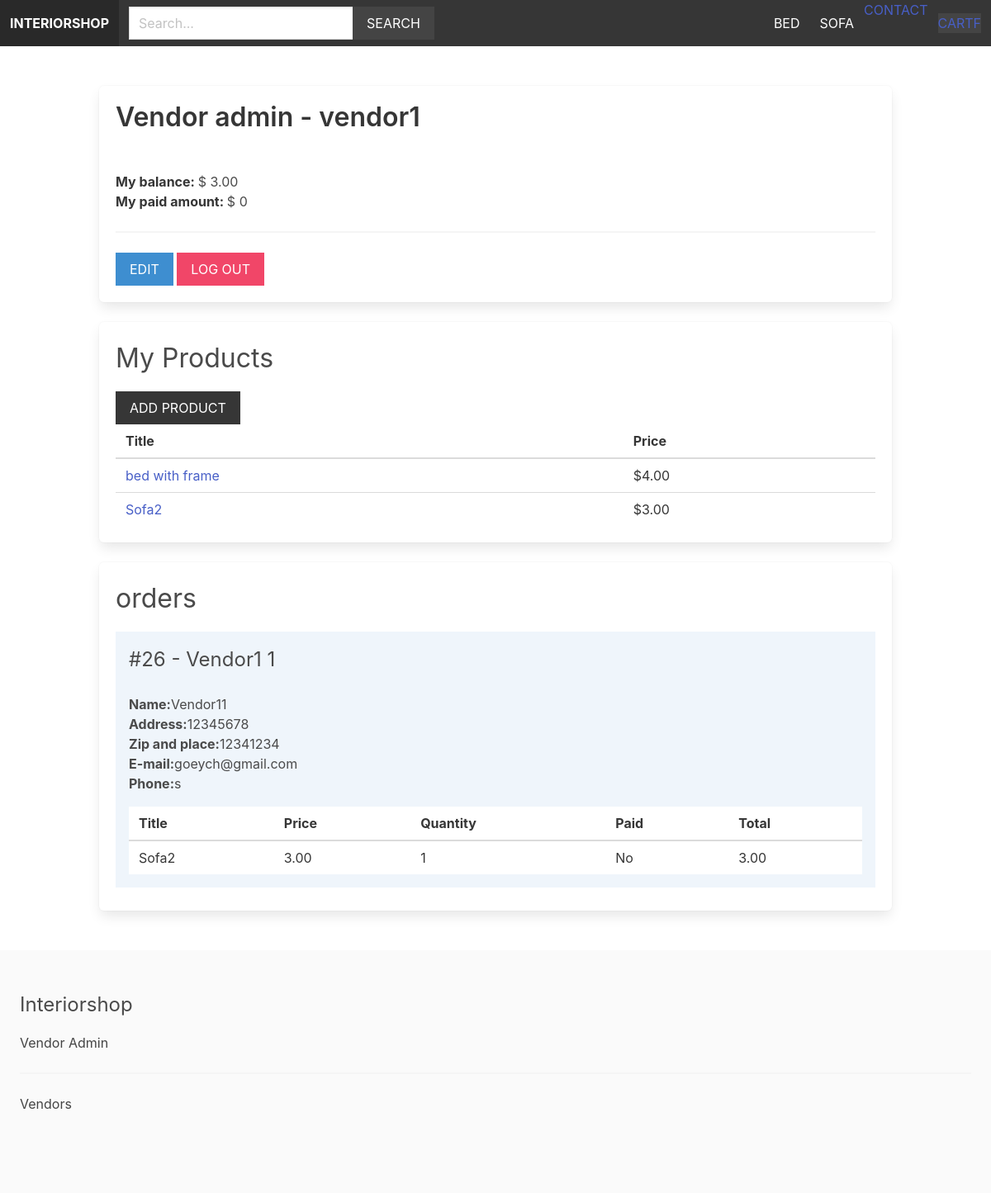
The page /vendor/vendor_admin/ (signed in) on the database its author committed.
### product/models.py (models this page shows, shortened)
class Category(models.Model):
    title = models.CharField(max_length=255)
    slug = models.SlugField(max_length=255)
    ordering = models.IntegerField(default=0)
    class Meta:
        ordering = ['ordering']

class Product(models.Model):
    category = models.ForeignKey(Category,related_name = 'products',on_delete=models.CASCADE)
    vendor = models.ForeignKey(Vendor,related_name = 'products',on_delete=models.CASCADE)
    title = models.CharField(max_length=255)
    slug = models.SlugField(max_length=255)
    description = models.TextField(null=True, blank = True)
    price = models.DecimalField(max_digits=6,decimal_places = 2)
    date_added = models.DateTimeField(auto_now_add=True)
    image = models.ImageField(upload_to='uploads/',blank = True,null = True)
    thumbnail = models.ImageField(upload_to='uploads/',blank = True,null = True)
    class Meta:
        ordering = ['-date_added']

### vendor/models.py (models this page shows, shortened)
class Vendor(models.Model):
    name = models.CharField(max_length=255)
    created_at = models.DateField(auto_now_add = True)
    created_by = models.OneToOneField(User,related_name = 'vendor',on_delete = models.CASCADE)
    class Meta:
        ordering = ['name']
    def get_balance(self):
        items = self.items.filter(vendor_paid=False,order__vendors__in=[self.id])
        return sum((item.product.price * item.quantity) for item in items)
    def get_paid_amount(self):
        items = self.items.filter(vendor_paid=True,order__vendors__in=[self.id])
        return sum((item.product.price * item.quantity) for item in items)

### order/models.py (models this page shows, shortened)
class OrderItem(models.Model):
    order = models.ForeignKey(Order,related_name = 'items',on_delete=models.CASCADE)
    product = models.ForeignKey(Product,related_name = 'items',on_delete=models.CASCADE)
    vendor = models.ForeignKey(Vendor,related_name = 'items',on_delete=models.CASCADE)
    vendor_paid = models.BooleanField(default=False)
    price = models.DecimalField(max_digits=8,decimal_places=2)
    quantity = models.IntegerField(default=1)
    def get_total_price(self):
        return self.price * self.quantity

class Order(models.Model):
    first_name = models.CharField(max_length=100)
    last_name = models.CharField(max_length=100)
    email = models.CharField(max_length=100)
    address = models.CharField(max_length=100)
    zipcode = models.CharField(max_length=100)
    place = models.CharField(max_length=100)
    phone = models.CharField(max_length=100)
    created_at = models.DateTimeField(auto_now_add=True)
    paid_amount = models.DecimalField(max_digits=8,decimal_places=2)
    vendors = models.ManyToManyField(Vendor,related_name='orders')
    class Meta:
        ordering = ['-created_at']

### vendor/views.py (the view)
# urls.py: path('vendor_admin/',views.vendor_admin,name='vendor_admin'),
def vendor_admin(request):
    vendor = request.user.vendor
    products = vendor.products.all()
    orders = vendor.orders.all()
    for order in orders:
        order.vendor_amount = 0
        order.vendor_paid_mount = 0
        order.fully_paid = True
        for item in order.items.all():
            if item.vendor == request.user.vendor:
                if item.vendor_paid:
                    order.vendor_paid_amount += item.get_total_price()
                else:
                    order.vendor_amount += item.get_total_price()
                    order.fully_paid = False
    context = {'vendor':vendor,'products':products,
               'orders':orders,
               }
    return render(request,'vendor/vendor_admin.html',context)

### cart/cart.py (called while the page is built)
    def __len__(self):
        return sum(item['quantity'] for item in self.cart.values())

### cart/context_processors.py (called while the page is built)
def cart(request):
    return {'cart':Cart(request)}

### product/context_processors.py (called while the page is built)
def menu_categories(request):
    categories = Category.objects.all()
    return {'menu_categories':categories}

### vendor/templates/vendor/vendor_admin.html (shortened to what this page needs)
{% extends 'core/base.html'%}
{% block content %}
    <div class="box">
        <h2 class="title">Vendor admin - {{vendor.name}}</h2><br>
        <strong>My balance: </strong> $ {{vendor.get_balance}}<br>
        <strong>My paid amount: </strong> $ {{vendor.get_paid_amount}}<br>
        <hr>
        <a href="{% url 'edit_vendor'%}" class="button is-info is-uppercase">Edit</a>
        <a href="{% url 'logout' %}" class="button is-danger is-uppercase">Log out</a>
    </div>
    <div class="box">
        <h2 class="is-size-3 mb-4">My Products</h2>
        <a href="{% url 'add_product'%}" class="button is-dark is-uppercase">Add Product</a>
        {% if products %}
            <table class="table is-fullwidth">
                <thead>
                    <tr>
                        <th>Title</th>
                        <th>Price</th>
                    </tr>
                </thead>
                <tbody>
                    {% for product in products %}
                        <tr>
                            <td><a href="{% url 'product' product.category.slug product.slug %}">{{product.title}}</a></td>
                            <td>${{product.price}}</td>
                        </tr>
                    {% endfor %}
                </tbody>
        </table>
        {%else%}
            <h2>{{vendor}} dont have any product yet...</h2>
        {% endif %}
    </div>
    <div class="box">
        <h2 class="is-size-3 mb-4">orders</h2>
        {% if orders %}
            {% for order in orders%}
                <div class="{% if order.fully_paid %} has-background-success-light {% else %} has-background-info-light {%endif%} mb-2 p-4">
                    <div class="columns is-multiline">
                        <div class="column is-6">
                            <h3 class="is-size-4">#{{order.id}} - {{order.first_name}} {{order.last_name}}</h3>
                        </div>
                        <div class="column is-12">
                        <b>Name:</b>{{order.first_name}}{{order.last_name}}<br>
                        <b>Address:</b>{{order.address}}<br>
                        <b>Zip and place:</b>{{order.zipcode}}{{order.place}}<br>
                        <b>E-mail:</b>{{order.email}}<br>
                        <b>Phone:</b>{{order.phone}}
                        <table class="table is-fullwidth mt-4">
                            <thead>
                                <tr>
                                    <th>Title</th>
                                    <th>Price</th>
                                    <th>Quantity</th>
                                    <th>Paid</th>
                                    <th>Total</th>
                                </tr>
                            </thead>
                            <tbody>
                                {% for item in order.items.all%}
                                    {% if item.vendor == request.user.vendor %}
                                        <tr>
                                            <td>{{item.product.title}}</td>
                                            <td>{{item.product.price}}</td>
                                            <td>{{item.quantity}}</td>
                                            <td>{{item.vendor_paid|yesno:"yes,No"}}</td>
                                            <td>{{item.get_total_price}}</td>
                                        </tr>
                                    {% endif %}
                                {% endfor %}
                            </tbody>
                        </table>
                        </div>
                    </div>
                </div>
            {% endfor%}
        {% endif %}
    </div>
{% endblock content %}

### core/templates/core/base.html (shortened to what this page needs)
{% load static %}
<!doctype html>
<html lang="en">
  <head>
    <link rel="stylesheet" href="https://cdn.jsdelivr.net/npm/bulma@0.9.1/css/bulma.min.css">
    <link rel="stylesheet" href="{% static 'styles/main.css'%}">
  </head>
  <body>
    <nav class="navbar is-dark">
        <div class="navbar-brand">
            <a href="#" class="navbar-item"><strong>Interiorshop</strong></a>
        </div>
        <div class="navbar-menu" id="main-navbar">
          <div class="navbar-start">
            <div class="navbar-item">
              <form method="GET" action="{% url 'search' %}">
                <div class="field has-addons">
                    <div class="control">
                      <input type="text" class="input" placeholder="Search..." name="query">
                    </div>
                    <div class="control">
                      <button class="button is-dark is-uppercase">Search</button>
                    </div>
                </div>
              </form>
            </div>
          </div>
        </div>
            <div class="navbar-end">
              {% for category in menu_categories %}
                <a href="{% url 'category' category.slug %}" class="navbar-item">{{category.title}}</a>
              {% endfor %}
              <a href="{%url 'contact' %}" class="navbar-itme">Contact</a>
              <div class="navbar-item">
                <a href="{% url 'cart' %}" class="'button is-dark">Cart{% if cart%}({{cart|length}}){% endif %}f</a>
              </div>
            </div>
    </nav>
    <section class="section">
        <div class="container">
            {% block content %}
            {% endblock content %}
        </div>
    </section>
    <footer class="footer">
      <h3 class="is-size-4 mb-4">Interiorshop</h3>
        {% if request.user.is_authenticated %}
            <a href="{% url 'vendor_admin' %}">Vendor Admin</a>
        {% else %}
            <a href="{% url 'become_vendor' %}">Become Vendor</a>
        {% endif %}
        <hr>
        <a href="{% url 'vendors' %}">Vendors</a>
    </footer>
  </body>
</html>

### static/styles/main.css (style rules this page uses)
.navbar { text-transform:uppercase; }
.navbar .is-dark { background:#444; }
.footer a { margin-bottom:15px; display:in-line-block; color:#444; }
.input, .button { border-radius:0; }

### rows shown on the page
Category: title "BED"
Category: title "SOFA"
Vendor: name "vendor1", get_balance "3.00", get_paid_amount "0"
Product: title "bed with frame", price "4.00"
Product: title "Sofa2", price "3.00"
Order: id "26", first_name "Vendor1", last_name "1", address "12345678", zipcode "1234", place "1234", email "goeych@gmail.com", phone "s"
OrderItem: product "Sofa2", product.price "3.00", quantity "1", vendor_paid "No", get_total_price "3.00"
